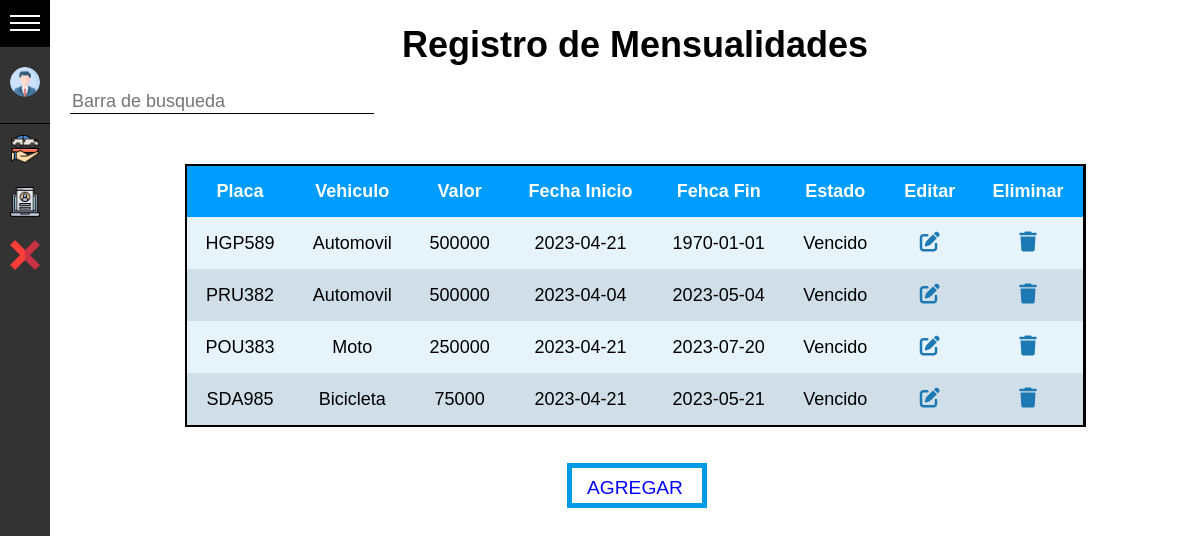
/view/RolSupervisor/Mensualidades.php (signed in), run on the app's committed database.
### tables this page shows
CREATE TABLE `mensualidades` (
  `MenId` int(10) NOT NULL,
  `MenPlaca` varchar(6) NOT NULL,
  `MenVehiculo` enum('Automovil','Moto','Bicicleta') NOT NULL,
  `MenValor` int(6) NOT NULL,
  `MenFecha_Ini` date NOT NULL,
  `MenFecha_Fin` date NOT NULL
);

### controller/RolSupervisor/sql_queries.php (called while the page is built, shortened)
<?php
function consultarMen($con){
    $sql = "SELECT MenId, MenPlaca, MenVehiculo, MenValor, MenFecha_Ini, MenFecha_Fin,
            CASE WHEN MenFecha_Fin < CURDATE() THEN 'Vencido'
                 WHEN MenFecha_Ini <= CURDATE() AND MenFecha_Fin >= CURDATE() THEN 'Al día'
                 ELSE 'Pendiente'
            END AS MenEstado
            FROM mensualidades";
    $stmt = $con->prepare($sql);
    $stmt->execute();
    $conMen = $stmt->fetchAll(PDO::FETCH_ASSOC);
    return $conMen;
}

### view/RolSupervisor/Mensualidades.php (the view, shortened to what this page needs)
<?php
    include 'head.php';
    include '../../controller/RolSupervisor/sql_queries.php';
    $con = conectar();
    $conMen = consultarMen($con);
?>
    <div class="content">
        <h1>Registro de Mensualidades</h1>
        <div class="contenedorBarraBusqueda text-center">
            <div class="busqueda">
                <input type="text" class="form-control pull-right" style="width:300px" id="search" placeholder="Barra de busqueda">
            </div>
        </div>
        <div class="tabla">
            <table>
                <thead id="table">
                <tr class="sticky">
                        <th>Placa</th>
                        <th>Vehiculo</th>
                        <th>Valor</th>
                        <th>Fecha Inicio</th>
                        <th>Fehca Fin</th>
                        <th>Estado</th>
                        <th>Editar</th>
                        <th>Eliminar</th>
                    </tr>
                </thead>
                <tbody>
                    <?php foreach ($conMen as $row):?>
                        <tr>
                            <td><?php echo $row['MenPlaca'];?></td>
                            <td><?php echo $row['MenVehiculo'];?></td>
                            <td><?php echo $row['MenValor'];?></td>
                            <td><?php echo $row['MenFecha_Ini'];?></td>
                            <td><?php echo $row['MenFecha_Fin'];?></td>
                            <td><?php echo $row['MenEstado'];?></td>
                            <td><a href="#" class="btn-editMen" data-id="<?php $ediMen = editarMen($con, $row['MenId']);?>"><i class="fa-solid fa-pen-to-square"></i></a></td>
                            <td><a href="../../controller/RolSupervisor/sql_queries.php?MenId=<?php echo $row['MenId'];?>"onclick="return confirm ('Desea eliminar la mensualidad que corresponde al vehiculo de placa: <?php echo $row['MenPlaca'];?>')" class="btn-delete"><i class="fa-solid fa-trash"></i></a></td>
                        </tr>
                    <?php endforeach;?>
                </tbody>
            </table>
        </div>
        <div>
            <a href="#" id="btnAge" class="btn-ageMen">AGREGAR</a>
        </div>
    </div>
</body>
</html>

### css/style.css (style rules this page uses)
:root { --ancho: 250px; --margen: 10px; --bgmenu: rgb(51, 51, 51); --hovercolor: rgb(0, 0, 0); --ancho-colapsado: 50px; --bgfondo: rgb(255, 255, 255); --bgtabla: rgb(231, 243, 250); }
body { background-color: var(--bgfondo); font-family: Arial, Helvetica, sans-serif; font-size: 18px; padding: 0; margin: 0; margin-left: var(--ancho-colapsado); }
.content { margin-left: 20px; text-align: center; }
.tabla { margin: 50px auto; display: flex; justify-content: center; width: 900px; max-height: 400px; overflow: auto; border-top:2.5px solid var(--hovercolor); border-bottom:2.5px solid var(--hovercolor); border-right: .5px solid var(--hovercolor); }
.tabla .sticky { position: sticky; top: 0; }
th, td { padding: 15px; }
table { background-color: var(--bgtabla); border-left: 2.5px solid var(--hovercolor); border-right: 2.5px solid var(--hovercolor); text-align: center; width: 100%; border-collapse: collapse; height: 100px; }
thead { background-color: rgb(0, 157, 255); color:rgb(255, 255, 255); }
thead .sticky { background-color: rgb(0, 157, 255); color:rgb(255, 255, 255); }
tbody tr:nth-child(even) { background-color: rgb(207, 222, 231); }
tbody i { font-size: 20px; color: #1d79b3; }
#btnAge { text-decoration: none; padding: 10px 20px; font-size: 1.2rem; position: relative; color: blue; }
#btnAge::after, #btnAge::before { border: 5px solid #039be5; content: ""; position: absolute; width: calc(100% - 6px); height: calc(100% - 6px); left: 0px; bottom: 0px; z-index: -1px; transition: transform 0.3s ease; }
input, select { background: none; font-size: 18px; padding: 10px 10xp 10px 5px; display: block; width: 100%; border: none; border-bottom: 1px solid #000; }
input, select:focus { outline: none; color: rgb(94, 93, 93); }

### data on the page
mensualidades: MenPlaca "HGP589", MenVehiculo "Automovil", MenValor "500000", MenFecha_Ini "2023-04-21", MenFecha_Fin "1970-01-01", MenEstado "Vencido"
mensualidades: MenPlaca "PRU382", MenVehiculo "Automovil", MenValor "500000", MenFecha_Ini "2023-04-04", MenFecha_Fin "2023-05-04", MenEstado "Vencido"
mensualidades: MenPlaca "POU383", MenVehiculo "Moto", MenValor "250000", MenFecha_Ini "2023-04-21", MenFecha_Fin "2023-07-20", MenEstado "Vencido"
mensualidades: MenPlaca "SDA985", MenVehiculo "Bicicleta", MenValor "75000", MenFecha_Ini "2023-04-21", MenFecha_Fin "2023-05-21", MenEstado "Vencido"
